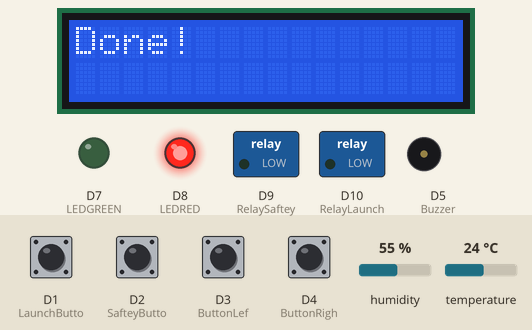
This sketch was run on a simulated Arduino Nano 33 BLE. On the bench: 16×2 character LCD, switched loads named in the sketch (green lamp = pin HIGH), output pins drawn as LEDs (lit = HIGH), buzzer (waves = sounding, pin HIGH). Inputs (shaded band) come from the test bench; at power-on: D1 (LaunchButto), D2 (SafteyButto), D3 (ButtonLef), D4 (ButtonRigh) HIGH, humidity 55 %, temperature 24 °C.

Above: at 7.2 s.
9.4 s: D2 (SafteyButto) pulled LOW for 0.15 s
At 11.4 s:
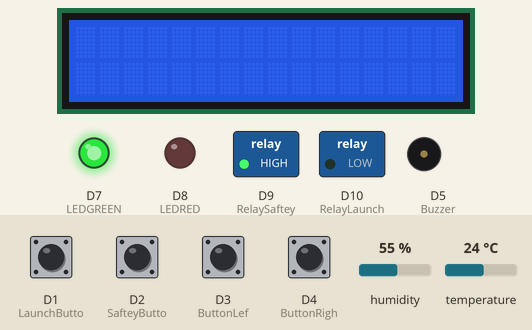
11.9 s: D3 (ButtonLef) pulled LOW for 0.15 s
At 12.5 s:
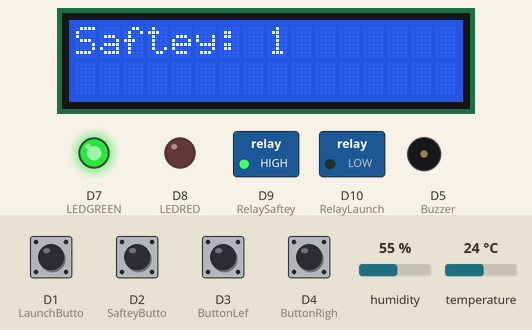
13.5 s: D4 (ButtonRigh) pulled LOW for 0.15 s
At 14.3 s:
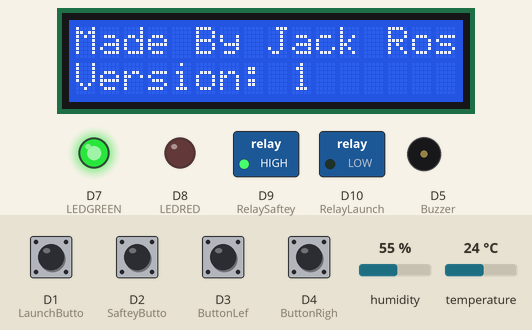
15.1 s: D3 (ButtonLef) pulled LOW for 1 s
At 16.1 s:
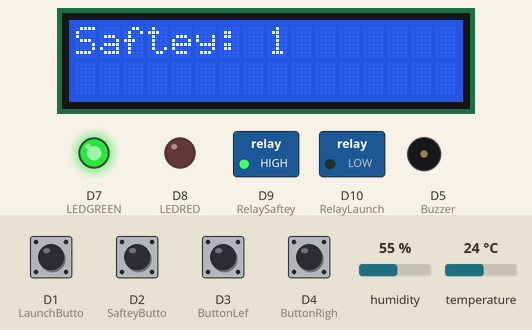
17.6 s: D2 (SafteyButto) pulled LOW for 1 s
At 18.4 s:
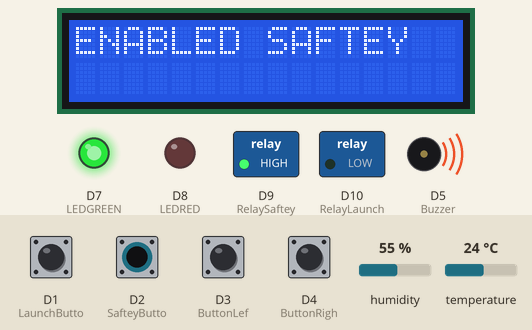
20.1 s: D4 (ButtonRigh) pulled LOW for 1 s
At 20.5 s:
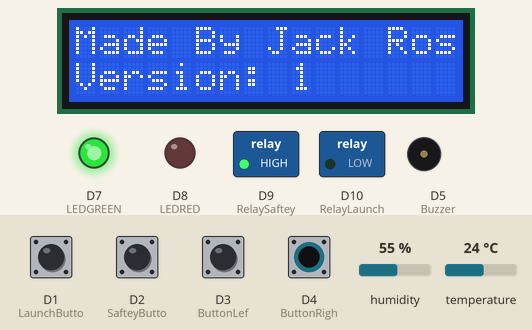
Timing chart, 0 to 23.1 s (numbered marks = the images above; inputs shaded):
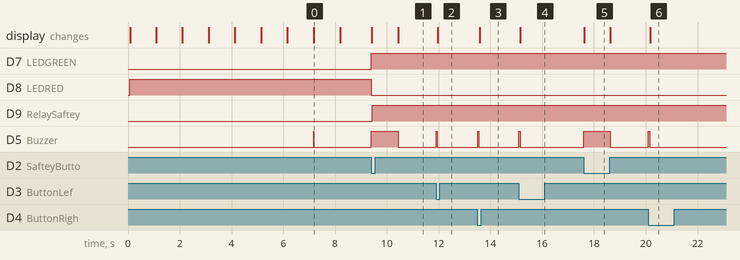

The sketch:

Model-Rocket-Launch-Controller.ino
```cpp
//MADE BY JACK ROSS
//NOT FOR PUBLIC USE
//MADE FOR ROCKET LAUNCH SYSTEM


int Version = 1.00;


#include <Arduino_APDS9960.h>
#include <LiquidCrystal_I2C.h>
#include <ezButton.h>
#include "DHT.h"
//Constants
#define LaunchButto 1
#define SafteyButto 2
#define ButtonLef 3
#define ButtonRigh 4
int Buzzer = 5;
#define DHTPIN 6
int LEDGREEN = 7;
int LEDRED = 8;
int RelaySaftey = 9;
int RelayLaunch = 10;

//Tempture Sensor
#define DHTTYPE DHT11
DHT dht(DHTPIN, DHTTYPE);
//LCD screen Settings
const int  en = 2, rw = 1, rs = 0, d4 = 4, d5 = 5, d6 = 6, d7 = 7, bl = 3;
const int i2c_addr = 0x27;
LiquidCrystal_I2C lcd(i2c_addr, en, rw, rs, d4, d5, d6, d7, bl, POSITIVE);
//Button
ezButton LaunchButton(LaunchButto);
ezButton SafteyButton(SafteyButto);
ezButton ButtonLeft(ButtonLef);
ezButton ButtonRight(ButtonRigh);
//Boolean
boolean Saftey = false;
boolean Launch = false;
void setup() {
  // put your setup code here, to run once:
  Serial.begin(9600);
  pinMode(RelaySaftey, OUTPUT);
  pinMode(RelayLaunch, OUTPUT);
  pinMode(LEDRED, OUTPUT);
  pinMode(LEDGREEN, OUTPUT);
  pinMode(Buzzer, OUTPUT);
  dht.begin();
  lcd.begin(16,2);
  delay(10);
  digitalWrite(LEDRED, HIGH);
  digitalWrite(LEDGREEN, LOW);
  digitalWrite(RelaySaftey, LOW);
  digitalWrite(RelayLaunch, LOW);
  if (!APDS.begin()) {
    Serial.println("Error initializing APDS-9960 sensor.");
  }
  delay(4);
  lcd.setCursor(0,0);
  lcd.print("Booting");
  delay(1000);
  lcd.clear();
  lcd.print("Booting.");
  delay(1000);
  lcd.clear();
  lcd.print("Booting..");
  delay(1000);
  lcd.clear();
  lcd.print("Booting...");
  delay(1000);
  lcd.clear();
  lcd.print("Booting....");
  delay(1000);
  lcd.clear();
  lcd.print("Booting.....");
  delay(1000);
  lcd.clear();
  lcd.print("Booting......");
  delay(1000);
  lcd.clear();
  lcd.print("Done!");
  digitalWrite(Buzzer, HIGH);
  delay(10);
  digitalWrite(Buzzer, LOW);
  delay(1000);
  lcd.clear();
}

void loop() {
  LaunchButton.loop();
  SafteyButton.loop();
  ButtonLeft.loop();
  ButtonRight.loop();

//Tempeture Module

  float humidty = dht.readHumidity();
  float tempF = dht.readTemperature(true);

//Saftey Button

  if(SafteyButton.isPressed()) {
    digitalWrite(Buzzer, HIGH);
    lcd.setCursor(0,0);
    lcd.clear();
    digitalWrite(LEDRED, LOW);
    digitalWrite(LEDGREEN, HIGH);
    lcd.print("ENABLED SAFTEY");
    delay(10);
    Saftey = true;
    digitalWrite(RelaySaftey, HIGH);
    delay(1000);
    lcd.clear();
    digitalWrite(Buzzer, LOW);
  }

//LAUNCH BUTTON

  if(LaunchButton.isPressed() && SafteyButton.isReleased() && Saftey == false) {
    digitalWrite(RelaySaftey, LOW);
    digitalWrite(RelayLaunch, LOW);
    digitalWrite(LEDRED, HIGH);
    digitalWrite(Buzzer, HIGH);
    lcd.setCursor(0,0);
    lcd.clear();
    lcd.print("Saftey not");
    delay(100);
    digitalWrite(LEDRED, LOW);
    delay(100);
    lcd.setCursor(0,1);
    lcd.print("Enabled");
    digitalWrite(LEDRED, HIGH);
    delay(100);
    digitalWrite(LEDRED, LOW);
    delay(100);
    digitalWrite(LEDRED, HIGH);
    delay(1000);
    digitalWrite(Buzzer, LOW);
    lcd.clear();
  } else if(LaunchButton.isPressed() && SafteyButton.isPressed() && Saftey == true) {
    digitalWrite(Buzzer, HIGH);
    lcd.setCursor(0,0);
    lcd.clear();
    lcd.print("LAUNCHING");
    digitalWrite(RelayLaunch, HIGH);
    delay(5000);
    digitalWrite(Buzzer, LOW);
    digitalWrite(LEDRED, HIGH);
    digitalWrite(LEDGREEN, LOW);
    digitalWrite(RelayLaunch, LOW);
    digitalWrite(RelaySaftey, LOW);
    lcd.clear();
  }

  //MENU

  if (ButtonLeft.isReleased() && ButtonRight.isReleased()) {
    lcd.setCursor(0,0);
    lcd.print("Humidty: ");
    lcd.print(humidty);
    lcd.setCursor(0,1);
    lcd.print("Tempeture: ");
    lcd.print(tempF);
  } else if(ButtonLeft.isPressed()) {
    digitalWrite(Buzzer, HIGH);
    delay(50);
    digitalWrite(Buzzer, LOW);
    lcd.clear();
    lcd.setCursor(0,0);
    lcd.print("Saftey: ");
    lcd.print(Saftey);
  } else if(ButtonRight.isPressed()) {
    digitalWrite(Buzzer, HIGH);
    delay(50);
    digitalWrite(Buzzer, LOW);
    lcd.clear();
    lcd.setCursor(0,0);
    lcd.print("Made By Jack Ross");
    lcd.setCursor(0,1);
    lcd.print("Version: ");
    lcd.print(Version);
  }


}
```

Measured:
- after the input at 9.4 s, D7 (LEDGREEN), D9 (RelaySaftey): LOW → HIGH at once; D8 (LEDRED): HIGH → LOW at once; D5 (Buzzer): LOW → HIGH at once, → LOW 1.0 s later; the display: first changes at once (image 1 shows a later state)
- after the input at 11.9 s, D5 (Buzzer): LOW → HIGH at once, → LOW 0.05 s later; the display: changes after 0.06 s (image 2)
- after the input at 13.5 s, D5 (Buzzer): LOW → HIGH at once, → LOW 0.05 s later; the display: changes after 0.08 s (image 3)
- after the input at 15.1 s, D5 (Buzzer): LOW → HIGH at once, → LOW 0.05 s later; the display: changes after 0.06 s (image 4)
- after the input at 17.6 s, D5 (Buzzer): LOW → HIGH at once, → LOW 1.0 s later; the display: changes at once (image 5)
- after the input at 20.1 s, D5 (Buzzer): LOW → HIGH at once, → LOW 0.05 s later; the display: changes after 0.08 s (image 6)
- what the display in image 0 shows lasts 1.0 s, from 7.2 s to 8.2 s
